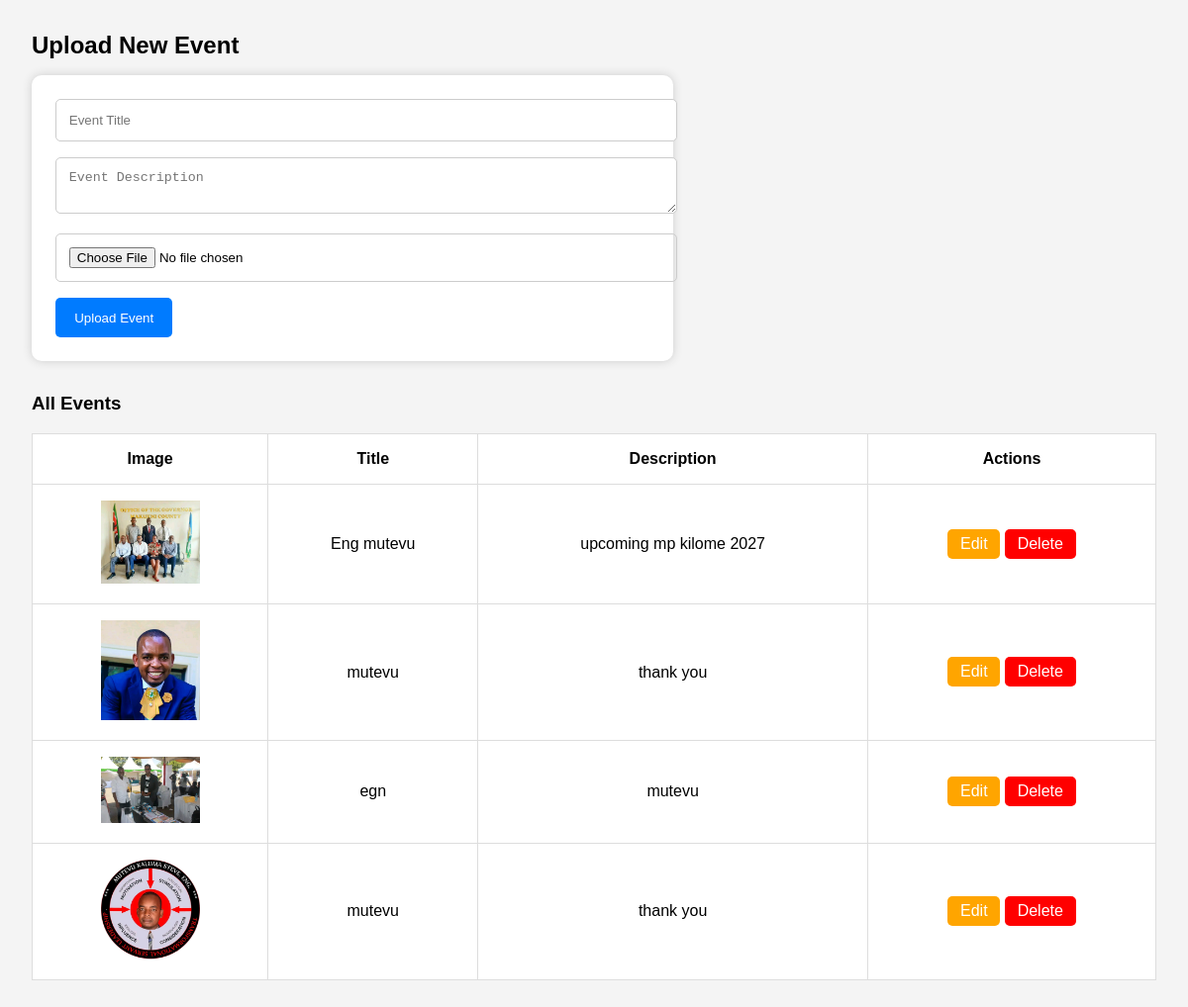
Screenshot of /admin/uploadevents.php (signed in) with the database file from the repository.
### tables this page shows
CREATE TABLE `events` (
  `id` int(11) NOT NULL,
  `title` varchar(255) DEFAULT NULL,
  `description` text DEFAULT NULL,
  `image` varchar(255) DEFAULT NULL
);

### admin/uploadevents.php (the view, shortened to what this page needs)
<?php include 'db.php'; ?>
<?php
$editEvent = null;
?>
<!DOCTYPE html>
<html>
<head>
</head>
<body>
    <h2><?= $editEvent ? "Edit Event" : "Upload New Event" ?></h2>
    <form method="POST" enctype="multipart/form-data">
        <input type="text" name="title" placeholder="Event Title" required value="<?= $editEvent['title'] ?? '' ?>">
        <textarea name="description" placeholder="Event Description" required><?= $editEvent['description'] ?? '' ?></textarea>
        <input type="file" name="image" <?= $editEvent ? '' : 'required' ?>>
        <button type="submit" name="<?= $editEvent ? 'update' : 'submit' ?>">
            <?= $editEvent ? 'Update Event' : 'Upload Event' ?>
        </button>
    </form>
    <h3>All Events</h3>
    <table>
        <tr>
            <th>Image</th>
            <th>Title</th>
            <th>Description</th>
            <th>Actions</th>
        </tr>
        <?php
        $result = $conn->query("SELECT * FROM events ORDER BY id DESC");
        while ($row = $result->fetch_assoc()):
        ?>
        <tr>
            <td><img src="uploads/<?= $row['image'] ?>"></td>
            <td><?= $row['title'] ?></td>
            <td><?= $row['description'] ?></td>
            <td>
                <a href="?edit=<?= $row['id'] ?>" class="edit-btn">Edit</a>
                <a href="?delete=<?= $row['id'] ?>" class="delete-btn" onclick="return confirm('Are you sure you want to delete this event?');">Delete</a>
            </td>
        </tr>
        <?php endwhile; ?>
    </table>
</body>
</html>

### admin/uploadevents.php (style rules this page uses)
body { font-family: Arial, sans-serif; margin: 2rem; background: #f4f4f4; }
h2 { margin-bottom: 1rem; }
form { background: white; padding: 1.5rem; border-radius: 10px; box-shadow: 0 0 10px #ccc; margin-bottom: 2rem; max-width: 600px; }
input[type="text"], textarea, input[type="file"] { width: 100%; margin-bottom: 1rem; padding: 0.8rem; border: 1px solid #ccc; border-radius: 5px; }
button { background: #007bff; color: white; border: none; padding: 0.8rem 1.2rem; border-radius: 5px; cursor: pointer; }
table { width: 100%; border-collapse: collapse; background: white; }
table th, table td { border: 1px solid #ddd; padding: 1rem; text-align: center; }
table img { width: 100px; }
.edit-btn { background: orange; padding: 0.4rem 0.8rem; color: white; text-decoration: none; border-radius: 5px; }
.delete-btn { background: red; padding: 0.4rem 0.8rem; color: white; text-decoration: none; border-radius: 5px; }

### rows the page displays
events: image (picture), title "Eng mutevu", description "upcoming mp kilome 2027"
events: image (picture), title "mutevu", description "thank you"
events: image (picture), title "egn", description "mutevu"
events: image (picture), title "mutevu", description "thank you"
